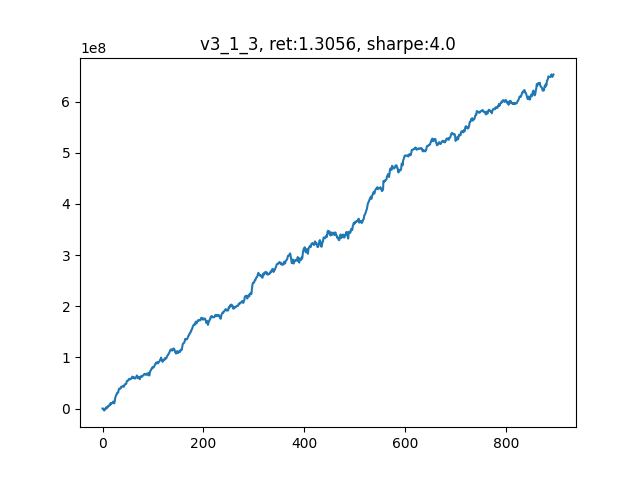

Here is the Python script that generated this plot:
'''
v_3_1_3

四因子 + Alpha101，去除相关性>0.3的，剩余8个因子
因子等权重组合
从第二天开始就可以算部分因子，加快开始交易的时间
'''

from __future__ import print_function
import logging


import os
import time
import numpy as np
import pandas as pd
import matplotlib.pyplot as plt

import scipy.optimize as sco
from sklearn import preprocessing
from sklearn.linear_model import LinearRegression

import threading
import multiprocessing as mp
from concurrent.futures import ProcessPoolExecutor, as_completed


import warnings
warnings.filterwarnings("ignore")



############################ Define our factors ####################################### 

def SixDayRS(data):
    '''
    六日收益率反转
    '''
    t = 6                           # 需要6天的历史数据
    close = data[:, 5]              # 股票N天的close数据    
    # return (-(close[-1]/close[-t] - 1), _index)
    return -(close[-1]/close[-t] - 1)

###############################   Alpha 101   ##############################
def Alpha6(data):
    _open = pd.Series(data[:, 2])                  # 开盘价
    volume = pd.Series(data[:, 6])                 # 股票N天的volume数据
    alpha6 = _open.rolling(window=10).corr(volume) # 需要10天的历史数据
    return -1*alpha6.iloc[-1]


def Alpha9(data):
    close = pd.Series(data[:, 5])
    delta = close.diff(1)
    delta_min = delta.rolling(window=5).min().iloc[-1]
    if delta_min>0:
        return delta.iloc[-1]
    else:
        delta_max = delta.rolling(window=5).max().iloc[-1]
        if delta_max<0:
            return delta.iloc[-1]
        else:
            return -1*delta.iloc[-1]

def Alpha12(data):
    close = data[:, 5]
    amount = data[:, 7]                     # 股票N天的amount数据
    _sign = np.sign(amount[-1]-amount[-2])
    return -1*_sign*(close[-1]-close[-2])

def Alpha23(data):
    high = pd.Series(data[:, 3])
    _mean = high.rolling(10).mean()         # 需要10天数据
    _delta = high.diff(2)
    if _mean.iloc[-1]<high.iloc[-1]:
        return -1*_delta.iloc[-1]
    else:
        return 0

def Alpha51(data):
    close = data[:, 5]                      # 需要20天数据
    condition1 = (close[-20]-close[-10])/10 - (close[-10]-close[-1])/10
    if condition1 < -0.05:
        return 1
    else:
        return -1*(close[-1]-close[-2])

def Alpha53(data):
    high = data[:, 3]
    low = data[:, 4]
    close = data[:, 5]
    x1 = ((close[-1]-low[-1])-(high[-1]-close[-1]))/(close[-1]-low[-1])
    x9 = ((close[-9]-low[-9])-(high[-9]-close[-9]))/(close[-9]-low[-9])

    return -1*(x1-x9)

def Alpha54(data):
    _open = data[:, 2]
    _high = data[:, 3]
    _low = data[:, 4]
    _close = data[:, 5]
    fenzi = -1*(_low[-1]-_close[-1])*(_open[-1]**5)
    fenmu = (_low[-1]-_high[-1])*(_close[-1]**5)
    return fenzi/fenmu

###############################   并行计算因子   ##############################
def each_task(_key, _array):
    factors = []
    _array = np.array(_array)
    T = _array.shape[0]

    if T>=2:
        factors.append(Alpha12(_array))
        factors.append(Alpha54(_array))
    if T>=6:
        factors.append(Alpha9(_array))
        factors.append(SixDayRS(_array))
    if T>=10:
        factors.append(Alpha6(_array))
        factors.append(Alpha23(_array))
        factors.append(Alpha53(_array))
    if T>=20:
        factors.append(Alpha51(_array))
    
    return (_key, factors)

def mp_task(batch, data):
    res = []
    for _key in batch:
        res.append(each_task(_key, data[_key]))
    return res

def _batch(stock_list):
    num_of_stock = len(stock_list)
    batch_size = num_of_stock // os.cpu_count()
    for i in range(0, num_of_stock, batch_size):
        yield stock_list[i: i+batch_size]



###############################   有效前沿计算个股权重   ##############################
def portfolio_annualised_performance(weights, mean_returns, cov_matrix):
    returns = np.sum(mean_returns*weights ) *252
    std = np.sqrt(np.dot(weights.T, np.dot(cov_matrix, weights))) * np.sqrt(252)
    return std, returns

def neg_sharpe_ratio(weights, mean_returns, cov_matrix, risk_free_rate):
    p_var, p_ret = portfolio_annualised_performance(weights, mean_returns, cov_matrix)
    return -(p_ret - risk_free_rate) / p_var

def max_sharpe_ratio(mean_returns, cov_matrix, risk_free_rate):
    num_assets = len(mean_returns)
    args = (mean_returns, cov_matrix, risk_free_rate)
    constraints = ({'type': 'eq', 'fun': lambda x: np.sum(x) - 1})
    bound = (0.0,1.0)
    bounds = tuple(bound for asset in range(num_assets))
    result = sco.minimize(neg_sharpe_ratio, num_assets*[1./num_assets,], args=args,
                        method='SLSQP', bounds=bounds, constraints=constraints)
    return result

###############################   计算仓位收益率   ##############################
def calculate_pct(all_data, position, my_sequence):

    # t+2 和 t+1 的价差
    delta = all_data[all_data['Date'] == my_sequence+2]['Close'].values - \
            all_data[all_data['Date'] == my_sequence+1]['Close'].values

    profit = position @ delta
    return profit



# 因子或是回归最多利用过去20天的数据
MAX_NUM_RECORD = 20
num_of_holding = 100
leverage = 1
my_sequence = 0        # 当前日期
cur_capital = 5e8          # 初始资金
fee = 1.5e-4           # 手续费率

data = {}               # 储存一段时间的行情
yesterday_close = []    # 记录昨日收盘价，用于计算当日收益率
pct_record = []         # 记录每日收益率
factors_record = []     # 记录每日因子值
factors_weight = []     # 因子加权权重
capital_record = []     # 记录资金变动

file_name = r"./CONTEST_DATA_TEST_100_1.csv"
all_data = pd.read_csv(file_name, 
                    usecols=[0,1,2,3,4,5,6,7], 
                    names=['Date','Instrument','Open','High','Low','Close','Volume','Amount'])


daily_data = all_data[all_data['Date']==my_sequence].values
num_of_stock = daily_data.shape[0]
stock_list = np.arange(num_of_stock)

print(daily_data.shape)

# 每一支股票单独存在字典里
for i in range(num_of_stock):
    data[i] = []
    data[i].append(daily_data[i])

stock_batch = list(_batch(stock_list))
# print(stock_batch)

total_days = 900
mp.set_start_method('fork')

while(my_sequence<total_days-5):
    my_sequence += 1
    all_factors = [[]] * num_of_stock     # 每个股票的所有因子是一行
    
    start =  time.time()
    capital_record.append(cur_capital-5e8)
    print('current day: {}, current capital: {}......\n'.format(my_sequence, cur_capital))

    daily_data = all_data[all_data['Date']==my_sequence].values
    daily_data = daily_data[:, 0:8]
    today_close = daily_data[:, 5]                    # 当日收盘价
    if len(yesterday_close)>0:                        # 从第二天开始算起
        pct = (today_close - yesterday_close)/yesterday_close
        pct_record.append(pct)

    num_of_stock = daily_data.shape[0]
    stock_list = np.arange(num_of_stock)

    print(daily_data.shape)

    # 每一支股票单独存在字典里
    for i in range(num_of_stock):
        data[i].append(daily_data[i])

    use_time = time.time() - start
    print("Time of 🍦: ", round(use_time,2))

    if len(data[0]) >= 2:

        with ProcessPoolExecutor() as executor:
            futures = [executor.submit(mp_task, batch, data) for batch in stock_batch]
            for future in as_completed(futures):
                factors_batch = future.result()
                for i in range(len(factors_batch)):
                    _key, factors = factors_batch[i]
                    # print(_key, factors)
                    all_factors[_key] = factors

        # print(all_factors)
        print(len(all_factors))                                               # N * K

        use_time = time.time() - start
        print("Time of 🍎: ", round(use_time,2))

        all_factors = np.array(all_factors)
        all_factors[np.isnan(all_factors)] = 0                                # 处理空值
        all_factors[np.isinf(all_factors)] = 0                                # 处理无限值
        all_factors = preprocessing.scale(all_factors)                        # 按列z-score标准化
        # all_factors = Schimidt(all_factors)                                   # Schimidt正交化分解
        # all_factors = np.hstack(([[1]]*num_of_stock, all_factors))            # 每一行最左侧插入[1]
        factors_record.append(all_factors)                                    # T * N * (K)，储存一段时间的因子值，用于计算因子收益率
        num_of_factor = all_factors.shape[1]
        
        if len(factors_weight) == 0:
            final_factors = np.array(all_factors).mean(axis=1)                # 按行平均
        else:
            final_factors = all_factors @ factors_weight
        
        use_time = time.time() - start
        print("Time of 🍌: ", round(use_time,2))

        _rank = np.argsort(np.argsort(final_factors))    # 0-499，多因子等权组合之后的排序值
        _pos = np.array([0]*num_of_stock)
        
        _buy_line = num_of_stock-num_of_holding/2
        _sell_line = num_of_holding/2
        _pos[_rank>=_buy_line] = 1
        _pos[_rank<_sell_line] = -1
        
        position = _pos * cur_capital * leverage / num_of_holding / today_close
        position[np.isnan(position)] = 0
        position = position.astype(int)
        print("len of position: ", len(position))
        # print(position)
        daily_profit = calculate_pct(all_data, position, my_sequence)
        cur_capital += daily_profit
        cur_capital *= (1-fee)          # 扣除手续费

        # 删除最老的一天的数据
        if len(data[0]) >= 20:
            for i in range(num_of_stock):
                data[i].pop(0)
        
    # use_time = time.time() - start
    # print("Time of posting position: %s", use_time)
    # time.sleep(0.1)
    
    yesterday_close = today_close

total_return = round(capital_record[-1]/5e8, 4)
daily_pct = pd.Series(capital_record)+5e8
daily_pct = daily_pct.pct_change()
sharpe = daily_pct.mean() / daily_pct.std() * np.sqrt(252)
sharpe = np.round(sharpe)

_name = 'v3_1_3'
plt.figure()
plt.plot(capital_record)
_title = "{}, ret:{}, sharpe:{}".format(_name, total_return, sharpe)
plt.title(_title)
plt.savefig('backtest_{}.png'.format(_name))

# factors_record = np.array(factors_record)[:,:,0]
# pd.DataFrame(factors_record).to_csv('factors_{}.csv'.format(_name))
